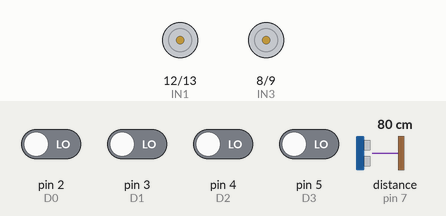
Bench run of a sketch on a simulated Arduino Uno, built with avr-gcc and run on an emulated ATmega328P. Parts: motor-driver pin pairs drawn as motors (green arrow = first pin HIGH = forward, orange = second pin HIGH = backward, longer = more drive, scaled by the enable pin). The inputs (shaded band) are chosen by the test bench; at power-on: pin 2 (D0), pin 3 (D1), pin 4 (D2), pin 5 (D3) LOW, distance to the obstacle (sensor on pin 7) 80 cm. The echo pulse lasts 58.3 µs per cm; what the sketch prints to the serial monitor is not drawn.

Above: at 1.2 s.
1.3 s: pin 2 (D0) driven HIGH
At 2.0 s:
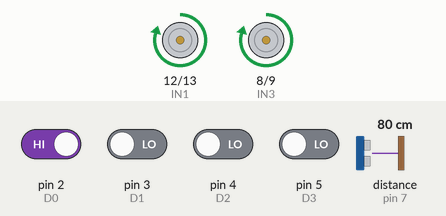
2.8 s: distance to the obstacle (sensor on pin 7) set to 24 cm
5.8 s: distance to the obstacle (sensor on pin 7) set to 20 cm
At 6.5 s:
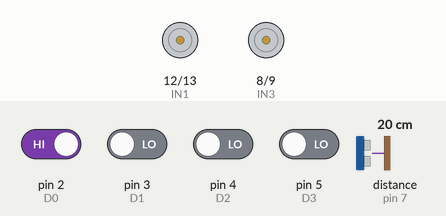
7.4 s: pin 2 (D0) driven LOW
10.4 s: pin 3 (D1) driven HIGH
At 11.6 s:
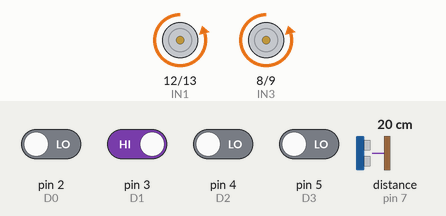
11.9 s: pin 3 (D1) driven LOW
At 12.7 s:
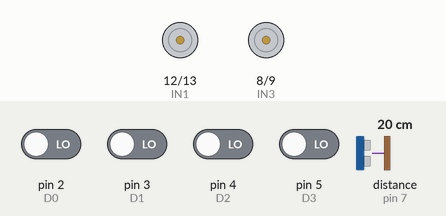
Timing chart, 0 to 14.4 s (numbered marks = the images above; inputs shaded):
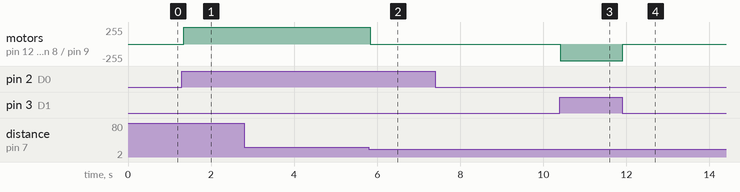

Measured:
- the behaviour switches between 22 and 21 cm on distance to the obstacle (sensor on pin 7) (found by bisection; images 1 and 2)
- after the input at 1.3 s, motor on pin 12 (IN1) / pin 13 (IN2), motor on pin 8 (IN3) / pin 9 (IN4): stopped → forward 250/255 at once
- after the input at 2.8 s, every drawn part: stays the same
- after the input at 5.8 s, motor on pin 12 (IN1) / pin 13 (IN2), motor on pin 8 (IN3) / pin 9 (IN4): forward 250/255 → stopped at once
- after the input at 7.4 s, every drawn part: stays the same
- after the input at 10.4 s, motor on pin 12 (IN1) / pin 13 (IN2), motor on pin 8 (IN3) / pin 9 (IN4): stopped → backward 250/255 at once
- after the input at 11.9 s, motor on pin 12 (IN1) / pin 13 (IN2), motor on pin 8 (IN3) / pin 9 (IN4): backward 250/255 → stopped at once

The sketch:

CODIGO.ino
```cpp
// --- Motor Shield L298P ---
// Motor A conectado a M1 (izquierdo)
// Motor B conectado a M2 (derecho)

// Pines Motor A
#define IN1 12
#define IN2 13
#define ENA 10

// Pines Motor B
#define IN3 8
#define IN4 9
#define ENB 11

// Pines receptor KRF100
#define D0 2  // Botón adelante
#define D1 3  // Botón atrás
#define D2 4  // Botón izquierda
#define D3 5  // Botón derecha

// --- Compensación de potencia ---
#define COMP_IZQ 10
#define COMP_DER 10

// --- VELOCIDAD BASE ---
#define VELOCIDAD_BASE 240

// ==============================
// AGREGADO: Sensor HC-SR04
#define TRIG_PIN 6
#define ECHO_PIN 7
#define DISTANCIA_MINIMA 20  // cm — si hay obstáculo más cerca, bloquea el avance
// ==============================

void setup() {
  Serial.begin(9600);

  // Configurar pines del motor
  pinMode(IN1, OUTPUT);
  pinMode(IN2, OUTPUT);
  pinMode(ENA, OUTPUT);
  pinMode(IN3, OUTPUT);
  pinMode(IN4, OUTPUT);
  pinMode(ENB, OUTPUT);

  // Configurar pines del receptor
  pinMode(D0, INPUT);
  pinMode(D1, INPUT);
  pinMode(D2, INPUT);
  pinMode(D3, INPUT);

  // AGREGADO: Configurar pines del ultrasonido
  pinMode(TRIG_PIN, OUTPUT);
  pinMode(ECHO_PIN, INPUT);

  Serial.println("Sistema listo...");
}

// AGREGADO: Función para medir distancia en cm
long medirDistancia() {
  digitalWrite(TRIG_PIN, LOW);
  delayMicroseconds(2);
  digitalWrite(TRIG_PIN, HIGH);
  delayMicroseconds(10);
  digitalWrite(TRIG_PIN, LOW);
  long duration = pulseIn(ECHO_PIN, HIGH, 30000);
  long distancia = duration * 0.034 / 2;
  if (distancia == 0) distancia = 400; // Si falla la lectura, asume campo libre
  return distancia;
}

void loop() {
  // Leer señales del control remoto
  bool adelante = digitalRead(D0);
  bool atras = digitalRead(D1);
  bool izquierda = digitalRead(D2);
  bool derecha = digitalRead(D3);

  // AGREGADO: Solo medir distancia si se intenta avanzar
  if (adelante) {
    long distancia = medirDistancia();
    Serial.print("Distancia: ");
    Serial.print(distancia);
    Serial.println(" cm");

    if (distancia > DISTANCIA_MINIMA) {
      Adelante(); // Camino libre → avanza normal
    } else {
      Parar();    // Obstáculo detectado → se detiene aunque el botón esté presionado
      Serial.println(" Obstáculo detectado — bloqueado");
    }
  }
  // --- El resto del control queda exactamente igual ---
  else if (atras) {
    Atras();
  }
  else if (izquierda) {
    Izquierda();
  }
  else if (derecha) {
    Derecha();
  }
  else {
    Parar();
  }
}

// --- FUNCIONES DE MOVIMIENTO --- (sin cambios)

void Adelante() {
  Serial.println(" Adelante");
  digitalWrite(IN1, HIGH);
  digitalWrite(IN2, LOW);
  analogWrite(ENA, limitar(VELOCIDAD_BASE + COMP_IZQ));

  digitalWrite(IN3, HIGH);
  digitalWrite(IN4, LOW);
  analogWrite(ENB, limitar(VELOCIDAD_BASE + COMP_DER));
}

void Atras() {
  Serial.println("Atrás");
  digitalWrite(IN1, LOW);
  digitalWrite(IN2, HIGH);
  analogWrite(ENA, limitar(VELOCIDAD_BASE + COMP_IZQ));

  digitalWrite(IN3, LOW);
  digitalWrite(IN4, HIGH);
  analogWrite(ENB, limitar(VELOCIDAD_BASE + COMP_DER));
}

void Izquierda() {
  Serial.println("Izquierda");
  digitalWrite(IN1, LOW);
  digitalWrite(IN2, LOW);
  analogWrite(ENA, 0);

  digitalWrite(IN3, HIGH);
  digitalWrite(IN4, LOW);
  analogWrite(ENB, limitar(VELOCIDAD_BASE + COMP_DER));
}

void Derecha() {
  Serial.println("Derecha");
  digitalWrite(IN1, HIGH);
  digitalWrite(IN2, LOW);
  analogWrite(ENA, limitar(VELOCIDAD_BASE + COMP_IZQ));

  digitalWrite(IN3, LOW);
  digitalWrite(IN4, LOW);
  analogWrite(ENB, 0);
}

void Parar() {
  Serial.println(" Parado");
  digitalWrite(IN1, LOW);
  digitalWrite(IN2, LOW);
  digitalWrite(IN3, LOW);
  digitalWrite(IN4, LOW);
  analogWrite(ENA, 0);
  analogWrite(ENB, 0);
}

// --- Función de seguridad para no pasar de 255 ---
int limitar(int valor) {
  if (valor > 255) return 255;
  if (valor < 0) return 0;
  return valor;
}
```
